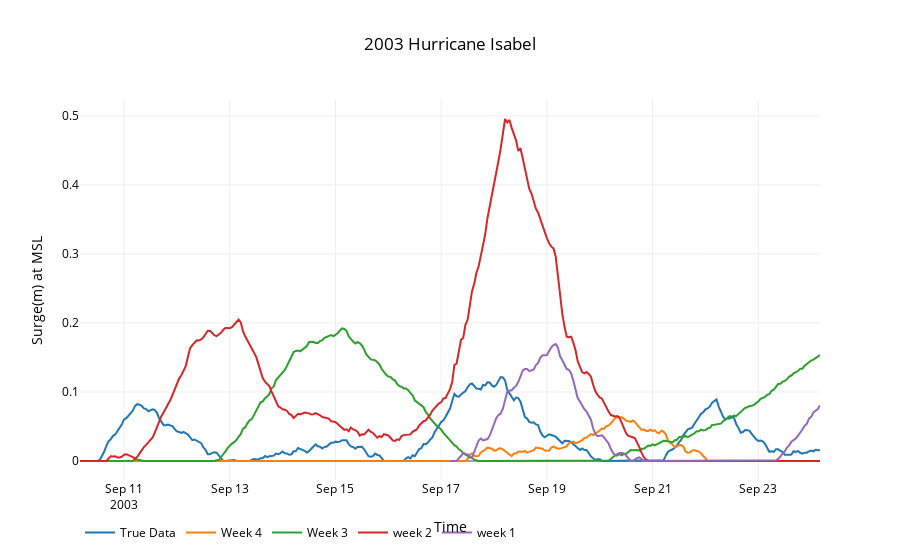

Notebook code cell kept with this figure:
### Markdown cell above
### Duck, NC Station

### Code cell
starts,end,noaa = '20030827','20030926','8651370'
data = utils.plot_timeseries2(files,start,name,26642)
title,x,y = '2003 Hurricane Isabel','Time','Surge(m) at MSL'
layout=utils.layout(title,x,y)
fig = go.FigureWidget(data=data, layout=layout)
interactive = iplot(fig)
#po.plot(fig,filename=root_dir+'\\'+'duck_surge.html')

### Figure 1 — Plotly figure (JSON) as saved in the notebook; plotly's stock layout.template omitted (floating-point values rounded to 4 significant figures; data arrays with more than 128 entries replaced by an {"elided": "..."} marker saying what was removed)
{"data": [{"line": {"color": "rgba(153, 153, 255)"}, "mode": "lines", "name": "True Data", "type": "scatter", "uid": "339ebaf7-9b55-4cca-868e-bf5a1c945992", "x": {"elided": "337 str values"}, "y": {"elided": "337 float values"}}, {"line": {"color": "rgba(0, 102, 153)"}, "mode": "lines", "name": "Week 4", "type": "scatter", "uid": "88386f1a-52b9-402e-8f0d-2fa5f8ae0b60", "x": {"elided": "337 str values"}, "y": {"elided": "337 float values"}}, {"line": {"color": "rgba(255, 51, 204)"}, "mode": "lines", "name": "Week 3", "type": "scatter", "uid": "b10fd4ad-29d5-47b2-ab56-2f37bcae4aa0", "x": {"elided": "337 str values"}, "y": {"elided": "337 float values"}}, {"line": {"color": "rgba(0, 102, 153)"}, "mode": "lines", "name": "week 2", "type": "scatter", "uid": "8fb3825a-675b-4896-b1ed-a62595dcf94e", "x": {"elided": "337 str values"}, "y": {"elided": "337 float values"}}, {"line": {"color": "rgba(102, 0, 255)"}, "mode": "lines", "name": "week 1", "type": "scatter", "uid": "6376ac61-1c9c-48ba-87cc-fdc8b7c6be26", "x": {"elided": "169 str values"}, "y": {"elided": "169 float values"}}], "layout": {"autosize": true, "font": {"color": "rgb(0, 0, 0)"}, "legend": {"orientation": "h"}, "paper_bgcolor": "rgb(255,255,255)", "plot_bgcolor": "rgb(255,255,255)", "title": "2003 Hurricane Isabel", "xaxis": {"autorange": true, "range": ["2003-09-10 04:00", "2003-09-24 04:00"], "title": "Time", "type": "date"}, "yaxis": {"autorange": true, "range": [-0.02753, 0.523], "title": "Surge(m) at MSL", "type": "linear"}}}
